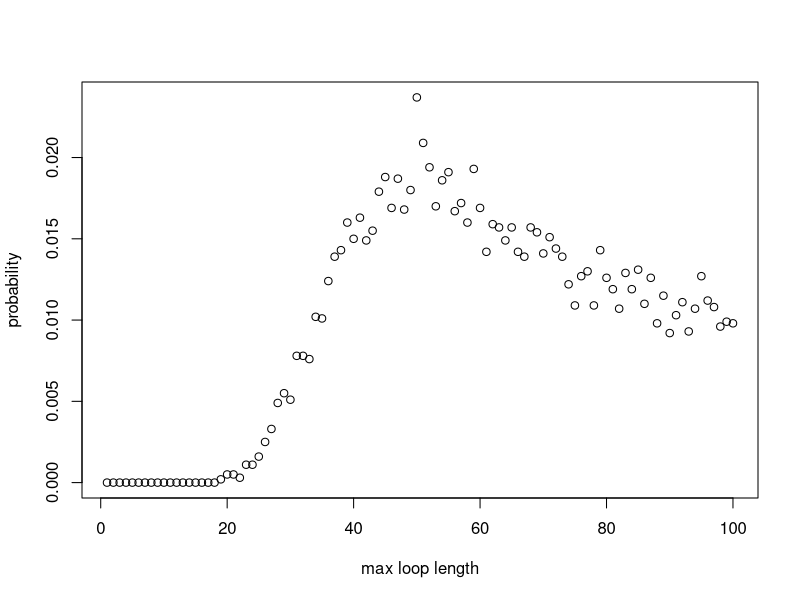

The R script that drew this image:
#### Team Members:
# Fatima Kasenally (S2443602); Wenqi Ni (s1792412); Cameron Allan (S1748084)

#### address of github repo:
#https://github.com/niwq15/SP-Group-7-A2


#### Contributions

# Functions we each made versions of:
# Cameron - Strategy3, Pone, 
# Wenqi - Strategy1, Strategy2, Strategy3, Pone, Pall, dloop 
# Fatima - Strategy2, Pone, Pall, dloop 

# each of us should add more here. we can say what we have done, involving different versions of functions above

# Wenqi created the final versions of the functions Strategy 1, Strategy 2, Pone ... 
# ...done for old versions


# Cameron added if statement to speed up the Pall function


# Other Tasks: (correct your own)
# Cameron - optimising stuff and array stuff
# Wenqi - Q3 - Q6 stuff 
# Fatima - Q3 - Q6 stuff 




#### Overview 
# This file holds the self-contained code to use stochastic simulation to study a generalised version of the famous '100 Prisoners Problem' 
# The problem is defined as follows: 
# Consider a prison containing 2n prisoners, each with a unique identification number ranging from 1 to 2n. 
# The prison has a room with 2n boxes, each uniquely numbered from 1 to 2n and each containing a single card. 
# These cards are each labelled with a unique number between 1 and 2n. 
# Each prisoner is allowed to open n boxes to find the card with their number.
# If all 2n prisoners successfully find their cards then they all go free. 
# After their turn,the prisoners are not allowed to communicate any new information from the boxes 
# to prisoners who have yet to take their turn.
# The room is returned to its original state after each prisoner’s go. 

# Firstly, we will show 3 strategies for the prisoners, then create a 'Pone' function to estimate 
# the probability of a single prisoner successfully finding their number, then use a 'Pall' function to 
# calculate the probability of all the prisoners finding their numbers. 
# Based on the results of the individual and joint success probabilities using different strategies, 
# we will give some comments about which strategy has the highest success probabilities for 
# both individuals and the collective. 

## Each function expressing the different strategies for opening boxes to find cards will require the same 
## input parameters : n,k,cards_num. Where n parameterises the 2n number of boxes, prisoner and cards in our problem.
## k is the prisoner's number and cards_num represents the random orders of cards placed in boxes. 
## [As the boxes and cards comfiguration must remain the same between prisoner trials it cannot
## be defined within the function and must be called on and externally defined.] ?
## Uniform input parameters allows the implemented strategy to be variable in each simulation as each strategy 
## function is interchangable. This is required by functions 'Pone' and 'Pall'


## Strategy 1:
## Each prisoner with their number 'b' starts at the p-th box whose number on the card is k
## If k is not equal to b, then the prisoner goes to box number k and opens it
## The process will be repeated until they have either found the card with number p or opened n boxes without finding it

## Prisoner 'k' uses Strategy 1 to find their number amoungst '2n' boxes 'cards_num'
## where 'cards_num' is a order of card numbers
Strategy1 <- function(n,k,cards_num) {
  #create an empty vector to store card numbers as they are read
  cards_picked <- rep(0, n) # the prisoner can read at most n cards
  cards_picked[1] <- cards_num[k] # start at the box with his number (k) on it 
  #for each of the remaining steps, first check if he has found his card number
  #if so, he will stop; if not, he will continue to read cards
  for (b in 2:n) {
    if (cards_picked[b-1] == k) {#if the prisoner k has found his number
      return(TRUE) #yes the prisoner has successfully found his card
      break # stop here and the prisoner will not open other boxes
    } else {#otherwise prisoner will open another box with the number of the last card
      cards_picked[b] <- cards_num[cards_picked[b-1]]
    }
  }
  #check whether he finds his number in the final step
  if (cards_picked[n] != k) { #if the final number is not his number
    return(FALSE) #prisoner has failed to find his card
  } else {#if the final number is equal to his number
    return(TRUE) #prisoner has successfully found his card
  }
}



## Strategy 2:
## This strategy follows an identicle procedure to strategy 1, except that the starting box is randombly selected
## The prisoner uses the card number in each box to pick his next box to open.
## The prisoner can open at most n boxes in order to find the card with their number on it

## Prisoner 'k' uses Strategy 2 to find their number amoungst '2n' boxes 'cards_num'
Strategy2 <- function(n,k,cards_num) {
  #create an empty vector to store card numbers that have been read
  cards_picked <- rep(0, n) # the prisoner can read at most n cards
  cards_picked[1] <- sample(cards_num,1)# start at a randomly selected box 
  #for each of the remaining steps, firstly check whether he has found him number card
  #if so, he will stop; if not, he will continue to read cards
  for (b in 2:n) {
    if (cards_picked[b-1] == k) {#if the prisoner k has found his number
      return(TRUE)
      break #stop here and the prisoner will not open other boxes
    } else {#otherwise prisoner will open the box with number k
      cards_picked[b] <- cards_num[cards_picked[b-1]]
    }
  }
  #check whether he finds his number in the final step
  if (cards_picked[n] != k) { #if the final number is not his number
    return(FALSE)
  } else {#if the final number is equal to his number
    return(TRUE)
  }
} #The function reutrns TRUE/FALSE expressing that the prisoner has FOUND/FAILED TO FIND his card 

## In Strategy 1 and Strategy 2, we use the idea that once prionsers find their numbers, they will stop
## We use 'break' to save the running time
## In Strategy 3, we show another idea of selecting n card numbers and then checking whether k is inside

## Strategy 3:
## In this strategy the prisoner opens n boxes at random, without replacement (check !!)
## The prisoner will open n different boxes

## Prisoner 'k' uses Strategy 3 to find their number amoungst '2n' boxes 'cards_num'
Strategy3 <- function(n,k,cards_num){ 
  cards_picked <- sample(cards_num,n,replace=FALSE) # Randomly select n boxes from cards_num to open
  if (k %in% cards_num[cards_picked]){ # Check if prisoner number is in any of the boxes selected
    return(TRUE) 
    #cat("The prisoner found their card in box ", match(x,boxes[select_box])) # Uncomment this if running Strategy3 standalone for a success message
  } else { # If prisoner number not in any of the n boxes
    return(FALSE)
    #print("The prisoner did not find their card.") # Uncomment this for a failure message.
  }
} # End function



## 'Pone' is a function which estimates the probability of a prisoner,k, successfully finding their card number (k)
## within the n tries amoungst 2n boxes (cards_num) in nreps simulated trials, using any one of the available strategies encoded above

Pone <- function(n,k,strategy,nreps) {
  # create an empty vector to store the outsome of each simulation as 1/0 = Success/ Failure to find his card
  success <- rep(0, nreps)
  for (i in 1:nreps) {
    # simulate the random order of card numbers
    cards_num <- sample(1:(2*n), 2*n, replace=FALSE)
    success[i] <- strategy(n,k,cards_num)
  }
  # return the frequentist probability of success as: 
  # total number of simulated successes / total number of simulations
  return(sum(success)/nreps)
}

## 'Pall' is a function to find the probability of all the 2n prisoners finding their cards in a single simulation
## and thus being able to escape. All prisoners must use the same strategy and the probability 
## is calculated by analysing the results from nreps simulated trials 

Pall <- function(n,strategy,nreps) {
  #create a vector to record the result of each simulation with default values of 1s
  num_success <- rep(1,nreps)
  for (i in 1:nreps) {#for each simulation
    #generate a random order of card numbers
    cards_num <- sample(1:(2*n), 2*n, replace=FALSE)
    #use the strategies to calculate whether each prisoner can find their correct number within n times
    for (k in 1:(2*n)) {
      result <- strategy(n,k,cards_num) # save the result of strategy for the k-th prisoner
      num_success[i] <- num_success[i] * result # if result is 1 keep 1 in the vector. If 0 change to 0.
      if (result == 0){ # stop if any prisoner does not escape, this cuts down simulation run-time
        break
      }
    }
  }
  # return the frequentist probability as: total number of simulated successes / total number of simulated trials
  return(sum(num_success)/nreps)
}

### Sample Results ###

### individual prisoner probabilities: 
### Pone takes args: n,k,strategy,nreps

Pone(5,5,Strategy1,10000)
Pone(50,50,Strategy1,10000)
# one prisoner & strategy 1: prob success ~ 50%  (for all n)

Pone(5,5,Strategy2,10000)
Pone(50,50,Strategy2,10000)
# one prisoner & strategy 2: prob success ~40%  (n=5) ~37%  (n>50)

Pone(5,5,Strategy3,10000)
Pone(50,50,Strategy3,10000)
# one prisoner & strategy 3: prob success ~50%  (for all n)

### joint probabilities for all prisoners as a collective:  
### Pall takes args: n,strategy,nreps


Pall(5,Strategy1,10000)
Pall(50,Strategy1,10000)
#10 prisoners & strategy 1: prob success ~35% (n=5)
#100 prisoners & strategy 1: prob success ~30% (n=50)

Pall(5,Strategy2,10000)
Pall(50,Strategy2,10000)
#10 prisoners & strategy 2: prob success ~0.01%  (n=5)
#100 prisoners & strategy 2: prob success ~0% (smaller than precision)  (n=50)

Pall(5,Strategy3,10000)
Pall(50,Strategy3,10000)
#10 prisoners & strategy 3: prob success ~1%  (n=5)
#100 prisoners & strategy 3: prob success ~0% (smaller than precision) (n=50)


## While stategies 1 and 3 are distinc, strategy 2 shares aspects with both of them 
## yet has distinct marginal and joint probabilities 

## Strategy 3's results are as expected. The probability of finding his card in a box is 1/2n
## therefore if he opens n boxes at random the probability of finding his card is n/2n i.e. 50%
## For 2n prisoners simultaneously finding their cards in a simulation we multiply the independent 
## marginal probabilities to produce a joint probability of (0.5)^(2n), which tends to 0 as n increases. 

## Strategy 1 uses an algorithm to select cards. For a single prisoner the marginal probability of success 
## is still 50%, and therefore does not improve on the random selection method of strategy 3. However, the 
## joint probability of success is significantly higher than that of strategy 3 - demonstrating that there is 
## something intelligent in the strategy's design. The reason for the higher probability of joint success is 
## in the distribution of maximum loop lengths amoungst the boxes and cards. The cycle of box and card numbers
## must eventually return the prisoner to open a box with his card number inside if he is allowed to open as
## many boxes as he wants, as the numbers used are continuous (integers) and finite. The only limitation to the 
## strategy is if the loop length is longer than n, the number of boxes the prisoner is allowed to open. Therefore,
## the probability of success is dependent of the probability distribution of loop lengths amoungst the boxes. 
## and the joint probability of success will be equal to the cumulative probability of the maximum loop length 
## being less than n, which we have determined to be approximately 30%


## Strategy 2 has a lower marginal probability for success than the others, and a joint probability close to 0. 
## Strategy 2 takes the worst aspects from both strategies 1 and 3. The fist box is selected at random, then the 
## prisoner is stuck looping through boxes that may or may not have his card in it. The marginal probability is 
## lower than 50% because in order to succeed not only must the prisoner select the correct loop with his card in it
## at random, the loop he picks must also be shorter than n. Our results show that meeting both these conditions at 
## once has a probability of 37-40% (varies with n). The joint probability tends to 0 for the same reason as strategy 3.
## Each of the 2n prisoners must independently select the correct loop with their number at random, this has a 
## probability (p) less than 1, therefore p^(2n) (the prob of all prisoners selecting the correct loop)
## tends to 0 as n increases, this is without including the additional requirement of the loop length also being less
## than n. 



#Calculate the probability of loop lengths 
dloop <- function(n, nreps) {
  each_loop_lengths <- c() #list to store the loop lengths generated by all simulations
  max_loop_lengths <- c()
  
  for (i in 1:nreps){ 
    #simulate the boxes nreps times 
    boxes <- sample(1 : (2*n), 2*n , replace=FALSE) 
    unopened_boxes <- 1:(2*n)
    
    #store the unique loop lengths generated from each simulation 
    new_loop_lengths <- c()
    
    #scan for loops, (while more than 2 boxes are still closed, indexing breaks down for smaller loops)
    while (length(unopened_boxes) > 2 ){
      #pick the smallest number unopened box and store the value of the card inside 
      cards_picked <- boxes[unopened_boxes[1]]
      
      #pick your next box according to your last card and scan each closed loop
      for (b in 2:length(unopened_boxes)){ #max loop length is the number of closed boxes
        cards_picked <- c(cards_picked, boxes[cards_picked[b-1]])
      }#end for 
      
      #add your new loop length to your list
      new_loop_lengths <- c(new_loop_lengths, length(unique(cards_picked))) 
      
      #remove the boxes opened 
      unopened_boxes <- setdiff(unopened_boxes,unique(cards_picked))
    } #end while 
    
    
    each_loop_lengths <- c(each_loop_lengths, unique(new_loop_lengths))
    max_loop_lengths <- c(max_loop_lengths, max(new_loop_lengths))
    
    
  } #end for 
  
  #probability vector for the occurrence of each maximum loop length 
  prob_vec_ymax <- tabulate(max_loop_lengths)/nreps
  x_axis <- 1:length(prob_vec_ymax)
  #prints a plot for probailities of maximum loop lengths
  plot(x_axis, prob_vec_ymax, xlab = "max loop length", ylab = "probability")
  
  #find the probability of max loop length is less than n
  prob_less_n_loop = sum(prob_vec_ymax[1:n])
  cat("\n","prob your max loop has a length less than n",   prob_less_n_loop, "\n")
  
  
  #probability vector for the occurrence of each type of loop length 
  prob_vec_y <- tabulate(each_loop_lengths)/nreps
  cat("your probability vector for producing at least one loop of length i: \n", prob_vec_y)
  return(prob_vec_y)
}#end function


VAR_1 <- dloop(50, 10000)
